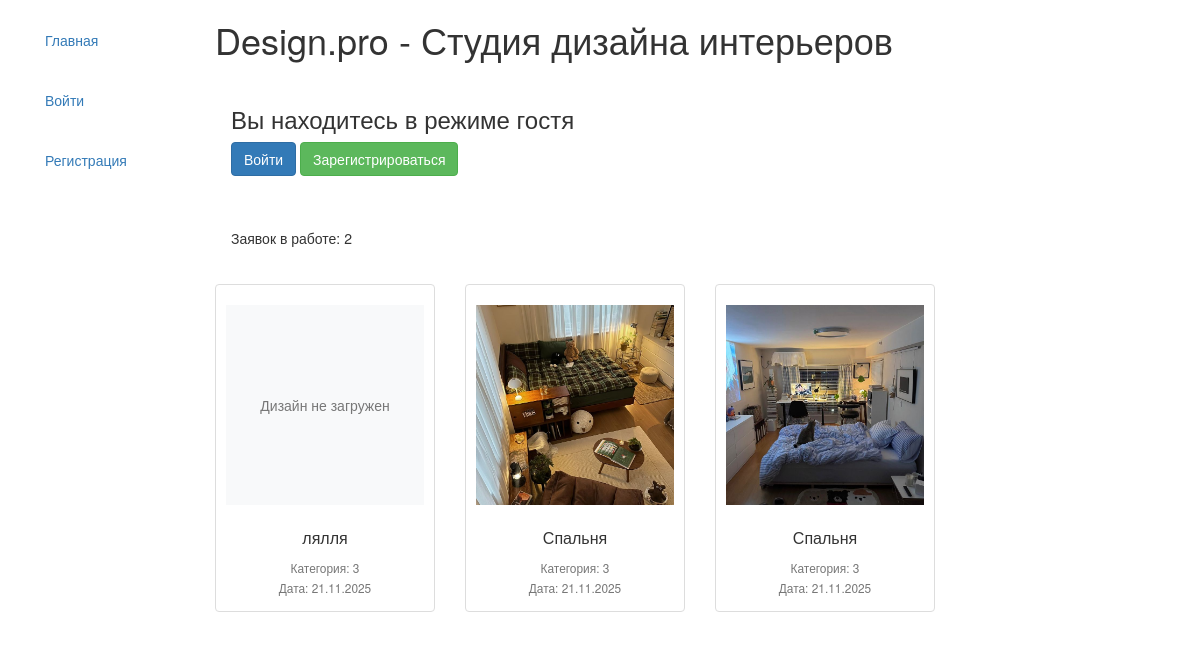
The page / on the database its author committed.
### main/models.py (models this page shows, shortened)
class Application(models.Model):
    STATUS_CHOICES = [
        ('new', 'Новая'),
        ('in_progress', 'Принято в работу'),
        ('completed', 'Выполнено'),
    ]
    name = models.CharField(
        max_length=200,
        verbose_name='Название заявки'
    )
    description = models.TextField(
        verbose_name='Описание'
    )
    category = models.ForeignKey(
        Category,
        on_delete=models.PROTECT,
        verbose_name='Категория'
    )
    floor_plan = models.ImageField(
        upload_to='floor_plans/%Y/%m/%d/',
        verbose_name='План помещения',
        validators=[validate_image_file]
    )
    client = models.ForeignKey(
        User,
        on_delete=models.CASCADE,
        related_name='applications',
        verbose_name='Клиент'
    )
    status = models.CharField(
        max_length=20,
        choices=STATUS_CHOICES,
        default='new',
        verbose_name='Статус'
    )
    created_at = models.DateTimeField(
        auto_now_add=True,
        verbose_name='Дата создания'
    )
    comment = models.TextField(
        blank=True, null=True,
        verbose_name='Комментарий'
    )
    design_image = models.ImageField(
        upload_to='designs/',
        blank=True, null=True,
        verbose_name='Изображение дизайна'
    )
    class Meta:
            verbose_name = 'Заявка'
            verbose_name_plural = 'Заявки'
            ordering = ['-created_at']

class Category(models.Model):
    name = models.CharField(
        max_length=100,
        verbose_name='Название категории',
        unique=True
    )
    description = models.TextField(
        verbose_name='Описание категории',
        blank=True
    )
    class Meta:
            verbose_name = 'Категория'
            verbose_name_plural = 'Категории'
            ordering = ['name']

### main/views.py (the view)
# urls.py: path('', views.home, name='home'),
def home(request):
    user_type = "Гость"
    if request.user.is_authenticated:
        if request.user.is_superuser:
            user_type = "Администратор"
        else:
            user_type = "Пользователь"
    context = {
        'user_type': user_type
    }
    completed_applications = Application.objects.filter(
        status='completed'
    ).order_by('-created_at')[:4]
    in_progress_count = Application.objects.filter(
        status='in_progress'
    ).count()
    return render(request, 'main/home.html', {
        'completed_applications': completed_applications,
        'in_progress_count': in_progress_count
    })

### main/templates/main/home.html
{% extends "base_generic.html" %}
{% block content %}
<h1>Design.pro - Студия дизайна интерьеров</h1>
<div>
    {% if user.is_authenticated %}
        <div class="alert">
            <h3>{{ user.username }}</h3>
            <p><strong>Ваш статус:</strong> {{ user_type }}</p>
        </div>
        {% if user.is_superuser %}
        <div class="alert">
            <h4>Панель администратора</h4>
            <a href="/superadmin/" class="btn btn-primary">Админ-панель</a>
        </div>
        {% else %}
        <div class="alert">
            <h4>Личный кабинет</h4>
        </div>
        {% endif %}
    {% else %}
        <div class="alert">
            <h3>Вы находитесь в режиме гостя</h3>
            <a href="{% url 'users:login' %}" class="btn btn-primary">Войти</a>
            <a href="{% url 'users:register' %}" class="btn btn-success">Зарегистрироваться</a>
        </div>
    {% endif %}
    <div class="counter alert">
        Заявок в работе: {{ in_progress_count }}
    </div>
    <div class="gallery">
    <div class="row">
        {% for application in completed_applications %}
        <div class="col-xs-6 col-md-3" >
            <div class="thumbnail text-center" style="padding: 20px 10px 0px 10px;">
              <div class="image-container" style="height: 200px; overflow: hidden;">
                    {% if application.design_image and application.design_image.name %}
                        <img src="{{ application.design_image.url }}"
                             alt="Дизайн: {{ application.name }}"
                             class="img-responsive"
                             style="width: 100%; height: 100%; object-fit: cover;">
                    {% else %}
                        <div class="no-image" style="width: 100%; height: 100%; background: #f8f9fa; display: flex; align-items: center; justify-content: center;">
                            <span class="text-muted">Дизайн не загружен</span>
                        </div>
                    {% endif %}
                </div>
                <div class="caption">
                    <h4 style="margin-top: 15px; font-size: 16px;">{{ application.name }}</h4>
                    <p style="margin-bottom: 5px;">
                        <small class="text-muted">
                            Категория: {{ application.category.name }}<br>
                            Дата: {{ application.created_at|date:"d.m.Y" }}
                        </small>
                    </p>
                </div>
            </div>
        </div>
        {% endfor %}
    </div>
</div>
</div>
</div>
{% endblock %}

### rows shown on the page
Application: design_image "Дизайн не загружен", name "лялля", category.name "3", created_at "21.11.2025"
Application: design_image (picture), name "Спальня", category.name "3", created_at "21.11.2025"
Application: design_image (picture), name "Спальня", category.name "3", created_at "21.11.2025"

### other values the page prints
{{ in_progress_count }} "2"
